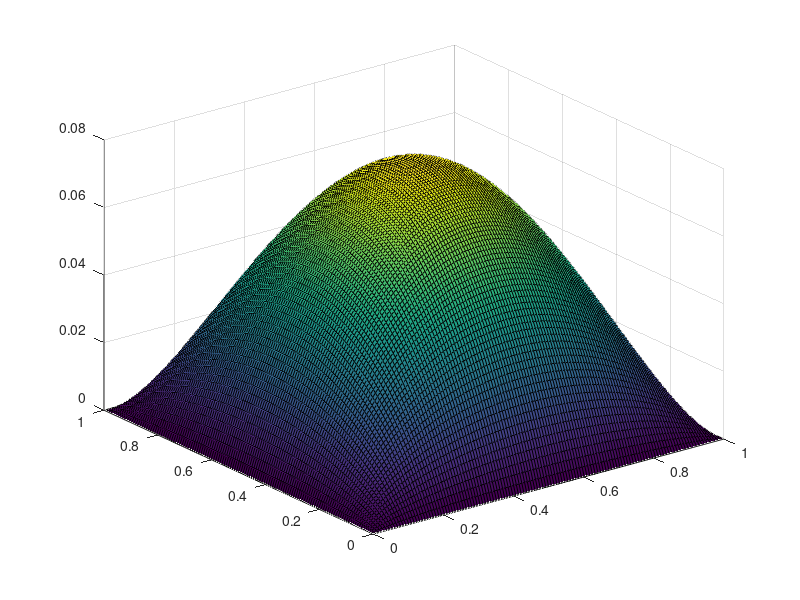
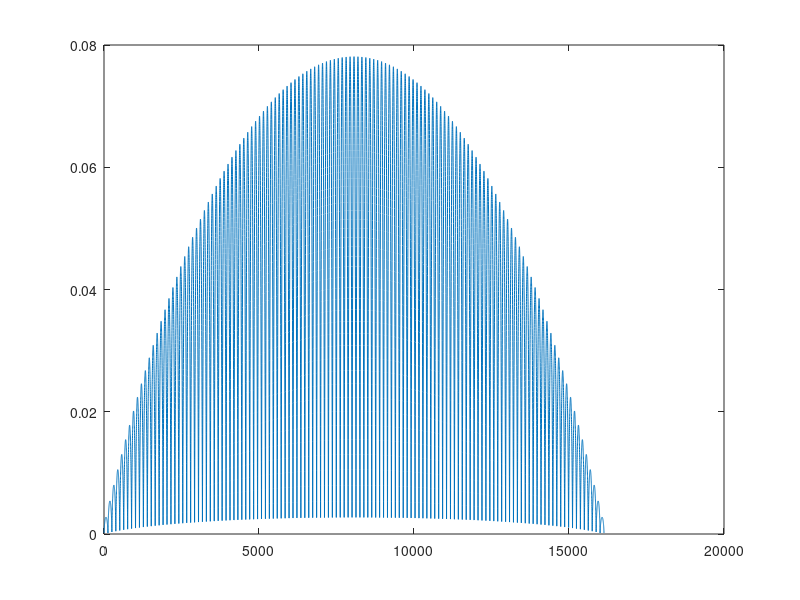

Write the MATLAB code that produced these figures, in order.
% Newton's Method 2D Poisson Problem
n = 2^7 - 1;
h = 2^-7;

iter_max = 8;
tol = 1.e-6;
% initial guess for u, (n*n, 1)
% u = zeros(n*n, 1) + 0.1;
[X, Y] = meshgrid(0:1/(n+1):1);
X = X(2:n+1, 2:n+1);
Y = Y(2:n+1, 2:n+1);
u = reshape(1*X.*(1-X).*Y.*(1-Y), [n*n,1]);
A = 1/h^2 * gallery('poisson', n);

for i=1:iter_max
  expu = exp(u);
  fu = A*u - expu;
  Ju = A - diag(expu);
  du = -Ju\fu; % search direction = p
  u = u + du;
  norm_p = norm(du);
  norm_u = norm(u);
  fprintf('\t norm(p)=%0.10f; tol*(1+norm(u))=%0.10f\n', norm_p, tol*(1+norm_u))
  
  if norm_p < tol*(1+norm_u) || i == iter_max
    fprintf('%d: ', i)
    fprintf('norm(exp(u), inf)=%0.10f | norm(u,2)/sqrt(n)=%0.10f\n', ...
      norm(exp(u),Inf), norm(u,2)/sqrt(n))
    break
  end
end
u2d = reshape(u, [n,n]);
pu = padarray(u2d, [1,1], 0);
[X, Y] = meshgrid(0:1/(n+1):1);
figure;
surf(X, Y, pu)
figure;
plot(u)